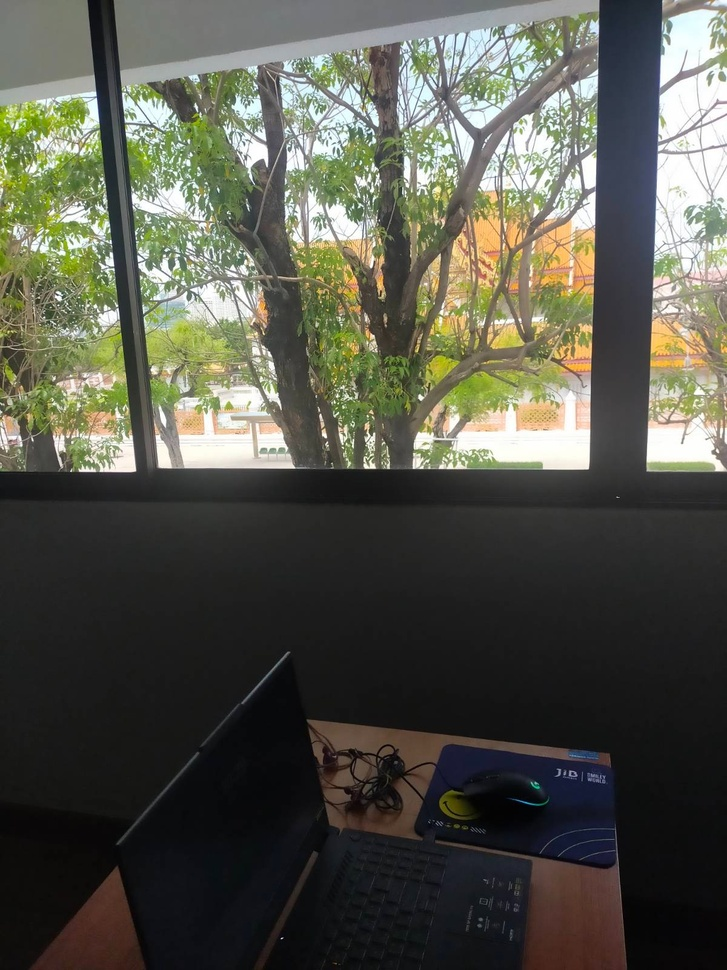
#> input picture dif_shade.jpeg, 727 x 970 px, shrunk from 1200 x 1600 before the run
$ python adaptive_gamma_v2.py
#> lines starting #> are read from the running program, lines starting #| are printed output that depends on the picture
### power_law.py
import cv2 as cv
import numpy as np

def power_law(img_in,gamma): # ที่อยู่ไฟล์ gamma
    gamma_corrected = (img_in / 255) ** gamma
    gamma_corrected = gamma_corrected*255
    return np.array(gamma_corrected , dtype="uint8")


# [5 lines that do not run on import are left out]

### image_pad.py
import cv2 as cv
import numpy as np

def padding(img,r):
    reflect_img = cv.copyMakeBorder(img,r,r,r,r,cv.BORDER_REFLECT)
    return  np.array(reflect_img, dtype="uint8")

# [5 lines that do not run on import are left out]

### adaptive_gamma_v2.py
import cv2 as cv
import numpy as np
from matplotlib import pyplot as plt
from power_law import power_law
from image_pad import padding


if __name__=="__main__":
    # setting
    path_to_img = "./dif_shade.jpeg"
    img = cv.imread(path_to_img,cv.IMREAD_GRAYSCALE)
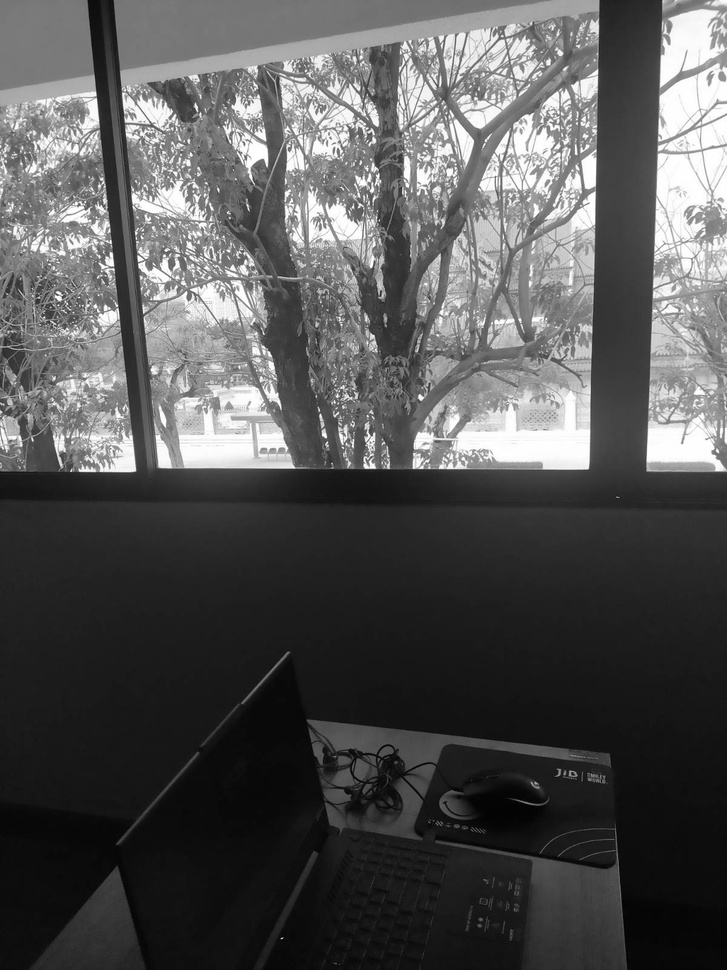
#> img: shape (970, 727); min 0, max 255, mean 84.4
    img = np.array(img, dtype="uint8")
    split_size = 50
    overlap=25
    dark_zone = 2
    gamma_light_up = 0.5
    gamma_light_down = 1.5


    ## img[0:500,0:500] #[y:y , x:x]

    img_out = np.zeros(img.shape,dtype="uint8")

    for r in range(0, img.shape[0] ,split_size):
        for c in range(0, img.shape[1] ,split_size):
            # cv.imshow("slice",img[r:r+split_size, c:c+split_size])
            # cv.waitKey(0)
            # cv.destroyAllWindows()
            img_ = img[r:r+split_size, c:c+split_size]

            ##เเต่งรูปเล็กๆ เเต่ละรูป
            histrogram = cv.calcHist([padding(img_,overlap)],[0],None,[256],[128,256]) #padding นัดไปตรงๆ
            histrogram_mean = histrogram.mean()
            print(histrogram_mean)

            if histrogram_mean<=dark_zone:
                img_=power_law(img_,gamma_light_up)
            else :
                img_=power_law(img_,gamma_light_down)

            img_out[r:r+split_size, c:c+split_size] = img_
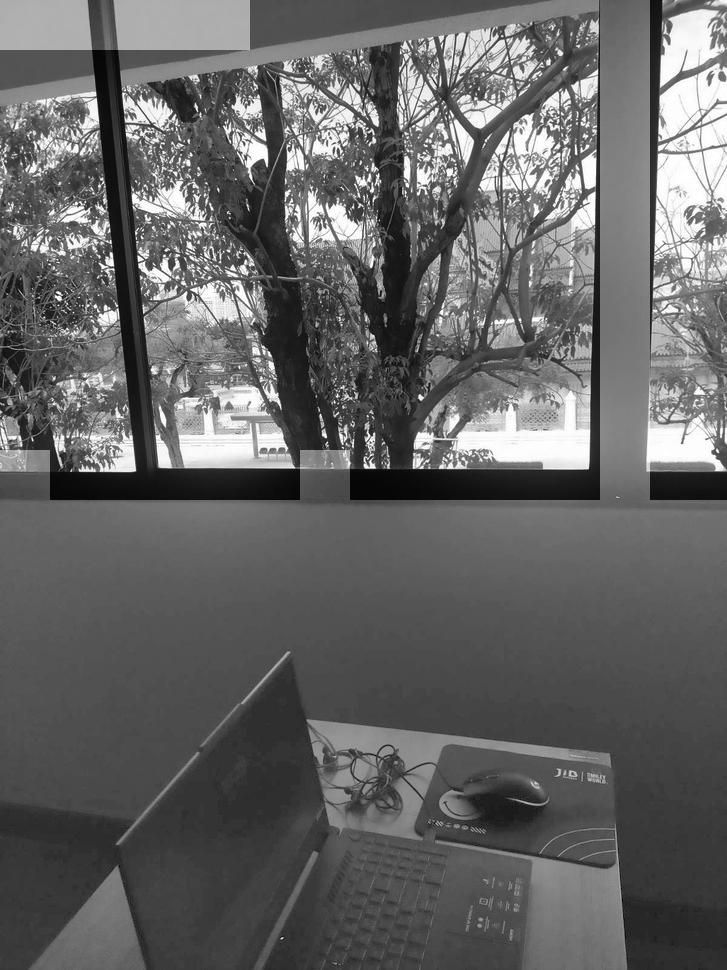
#> img_out: shape (970, 727); min 0, max 255, mean 100.7

    cv.imwrite("./output.png",img_out)
    cv.imshow("spa_adaptive_light",img_out)
    cv.waitKey(0)
    cv.destroyAllWindows()

$ run again, with 18555.jpg copied over dif_shade.jpeg
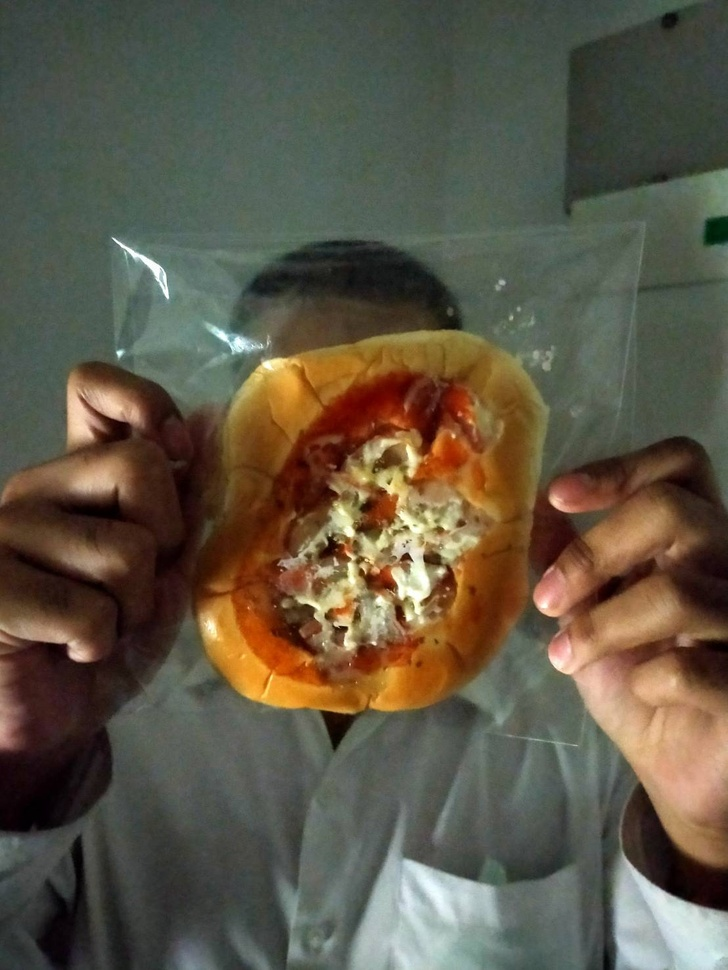
#> input picture 18555.jpg, 728 x 970 px, shrunk from 1108 x 1477 before the run
#> after the loop `for r in range(0, img.shape[0] ,split_size):`:
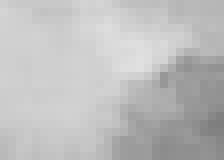
#> img_: shape (20, 28) (shown 8 times larger); min 126, max 224, mean 190.2
#> after the loop `for r in range(0, img.shape[0] ,split_size):`:
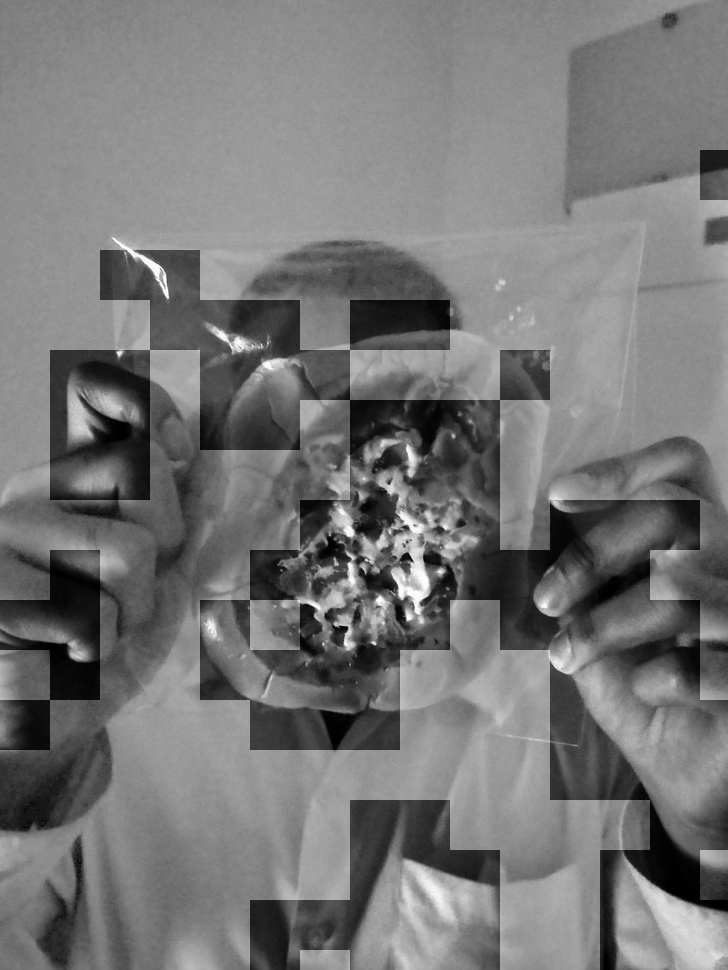
#> img_out: shape (970, 728); min 0, max 255, mean 118.2

$ run again, with 18556.jpg copied over dif_shade.jpeg
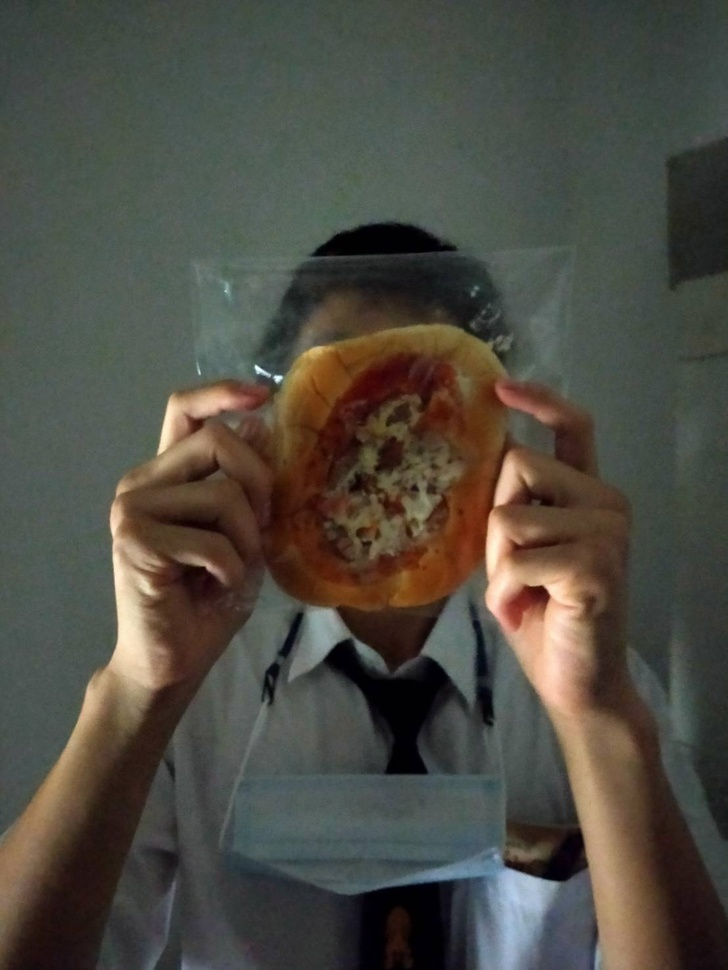
#> input picture 18556.jpg, 728 x 970 px, shrunk from 1108 x 1477 before the run
#> after the loop `for r in range(0, img.shape[0] ,split_size):`:
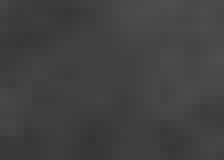
#> img_: shape (20, 28) (shown 8 times larger); min 52, max 78, mean 65
#> after the loop `for r in range(0, img.shape[0] ,split_size):`:
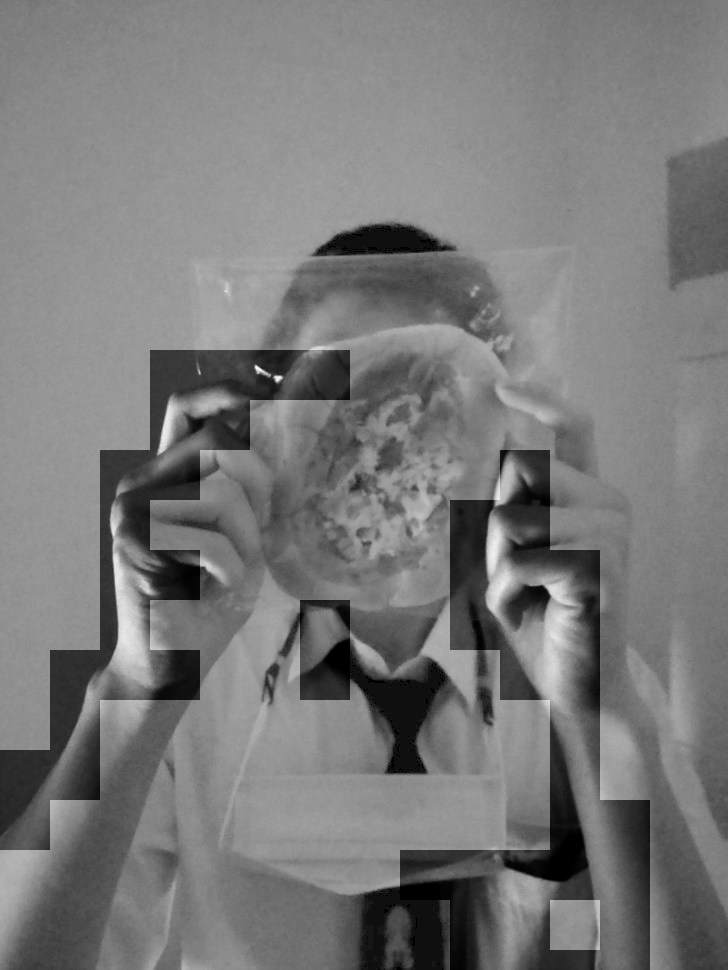
#> img_out: shape (970, 728); min 0, max 250, mean 120.8

$ run again, with 18557.jpg copied over dif_shade.jpeg
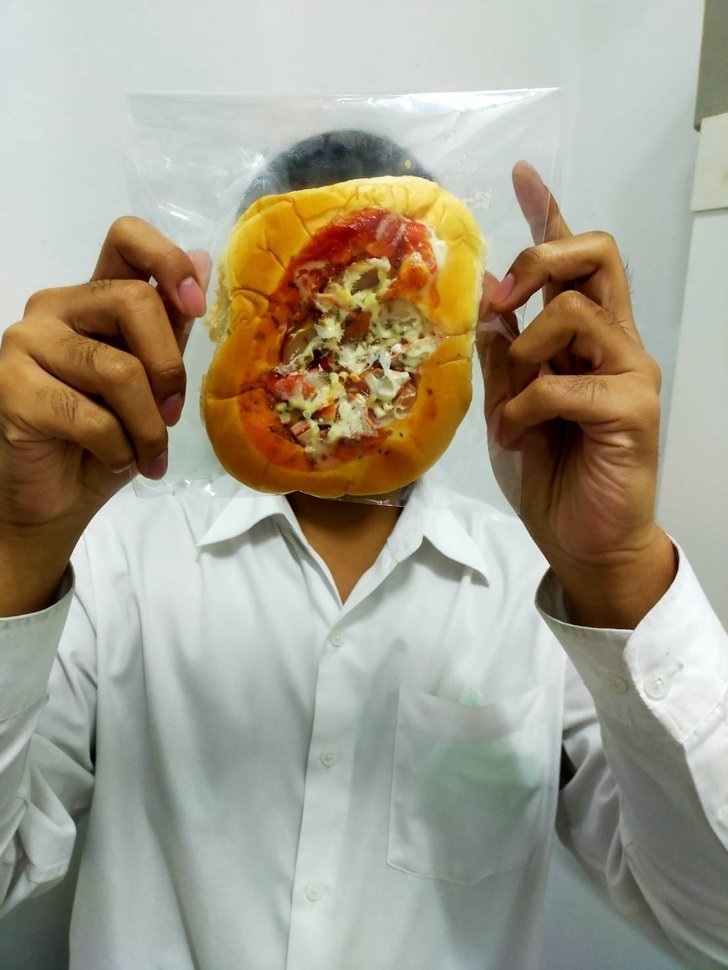
#> input picture 18557.jpg, 728 x 970 px, shrunk from 1108 x 1477 before the run
#> after the loop `for r in range(0, img.shape[0] ,split_size):`:
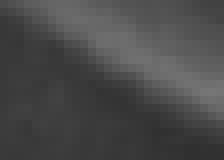
#> img_: shape (20, 28) (shown 8 times larger); min 48, max 118, mean 73.7
#> after the loop `for r in range(0, img.shape[0] ,split_size):`:
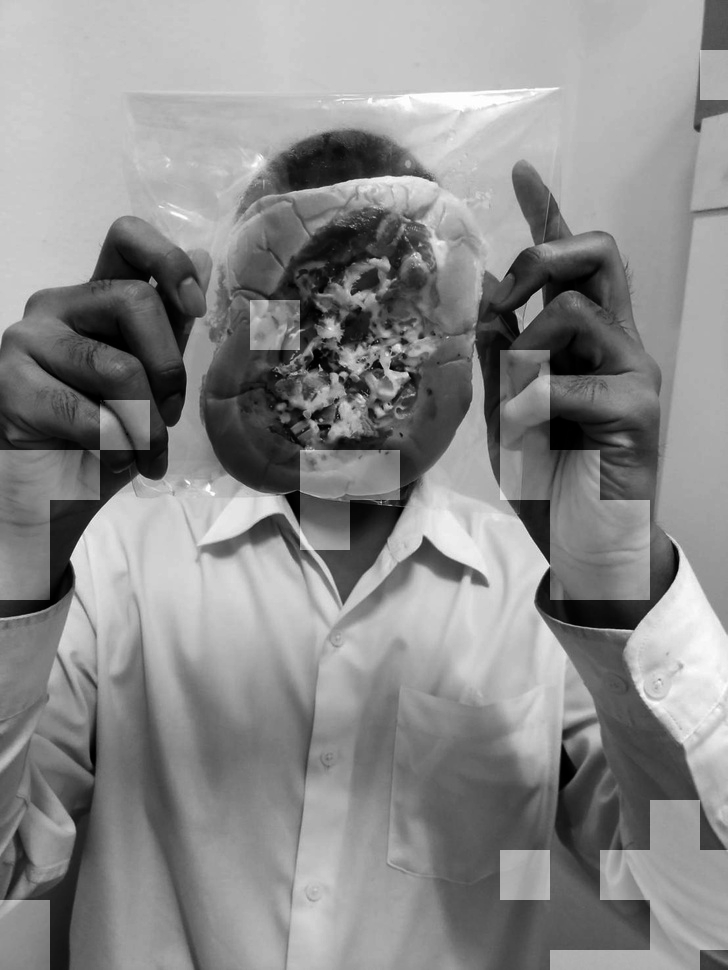
#> img_out: shape (970, 728); min 0, max 255, mean 137.9
